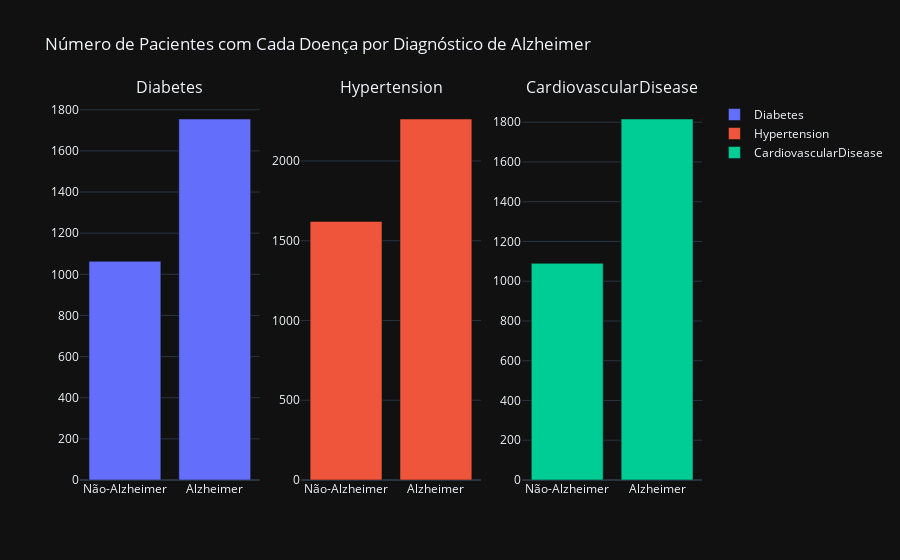

The code cell stored with this chart in its notebook:
### Markdown cell above
# Quantos pacientes têm diabetes, hipertensão e doença cardiovascular?

### Code cell
doencas = ['Diabetes', 'Hypertension', 'CardiovascularDisease']
fig = make_subplots(rows=1, cols=3, subplot_titles=doencas)

for i, doenca in enumerate(doencas, 1):
    alzheimer = data[data['Diagnosis'] == 1][doenca].value_counts()
    nao_alzheimer = data[data['Diagnosis'] == 0][doenca].value_counts()
    
    com_doenca_alz = alzheimer.get(1, 0)
    com_doenca_nao_alz = nao_alzheimer.get(1, 0)

    fig.add_trace(go.Bar(
        x=["Não-Alzheimer", "Alzheimer"],
        y=[com_doenca_nao_alz, com_doenca_alz],
        name=doenca
    ), row=1, col=i)

fig.update_layout(
    title="Número de Pacientes com Cada Doença por Diagnóstico de Alzheimer",
    template="plotly_dark",
    barmode="group"
)

fig.show()

### Figure 1 — Plotly figure (JSON) as saved in the notebook; plotly's stock layout.template omitted (floating-point values rounded to 4 significant figures)
{"data": [{"name": "Diabetes", "type": "bar", "x": ["Não-Alzheimer", "Alzheimer"], "xaxis": "x", "y": [1063, 1755], "yaxis": "y"}, {"name": "Hypertension", "type": "bar", "x": ["Não-Alzheimer", "Alzheimer"], "xaxis": "x2", "y": [1621, 2263], "yaxis": "y2"}, {"name": "CardiovascularDisease", "type": "bar", "x": ["Não-Alzheimer", "Alzheimer"], "xaxis": "x3", "y": [1090, 1816], "yaxis": "y3"}], "layout": {"annotations": [{"font": {"size": 16}, "showarrow": false, "text": "Diabetes", "x": 0.1444, "xanchor": "center", "xref": "paper", "y": 1, "yanchor": "bottom", "yref": "paper"}, {"font": {"size": 16}, "showarrow": false, "text": "Hypertension", "x": 0.5, "xanchor": "center", "xref": "paper", "y": 1, "yanchor": "bottom", "yref": "paper"}, {"font": {"size": 16}, "showarrow": false, "text": "CardiovascularDisease", "x": 0.8556, "xanchor": "center", "xref": "paper", "y": 1, "yanchor": "bottom", "yref": "paper"}], "barmode": "group", "title": {"text": "Número de Pacientes com Cada Doença por Diagnóstico de Alzheimer"}, "xaxis": {"anchor": "y", "domain": [0, 0.2889]}, "xaxis2": {"anchor": "y2", "domain": [0.3556, 0.6444]}, "xaxis3": {"anchor": "y3", "domain": [0.7111, 1]}, "yaxis": {"anchor": "x", "domain": [0, 1]}, "yaxis2": {"anchor": "x2", "domain": [0, 1]}, "yaxis3": {"anchor": "x3", "domain": [0, 1]}}}
